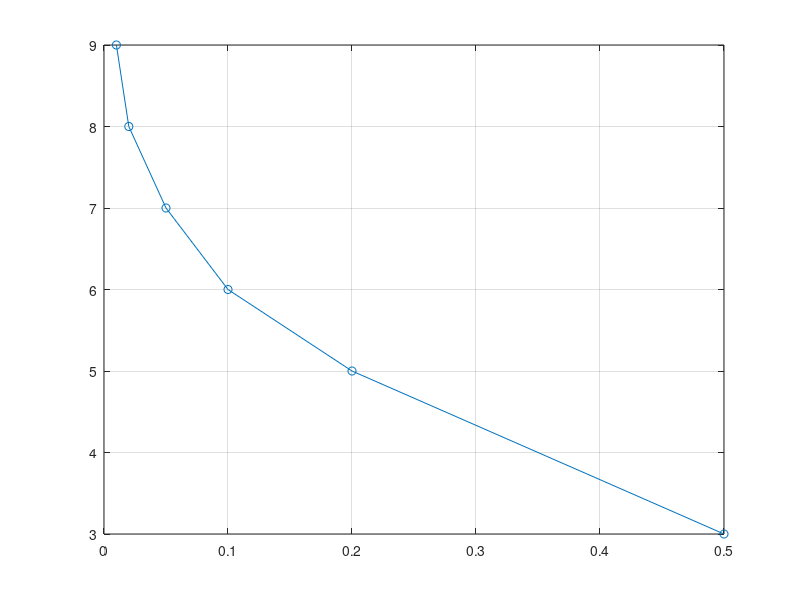
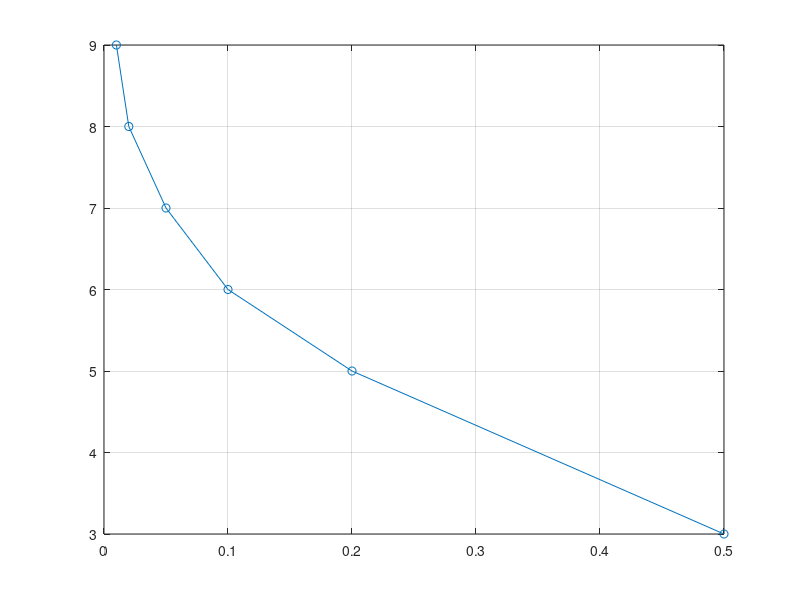
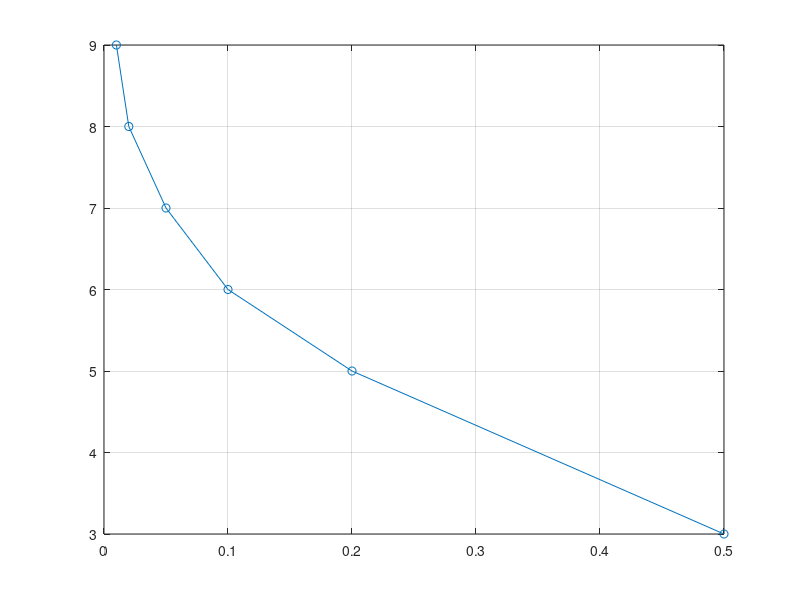
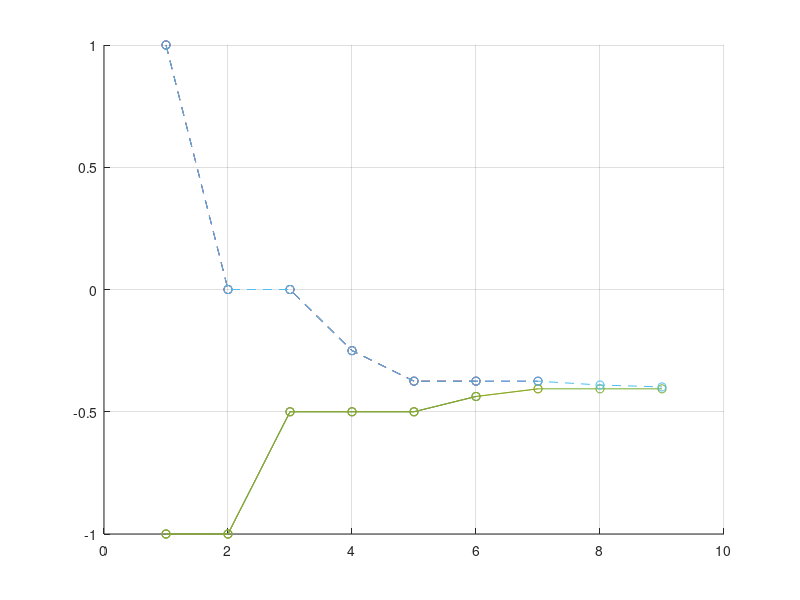

Reproduce these figures in MATLAB, in order.
clear;
clc;

a0=-1;
b0=3;

functions={@(x)5^x+(2-cos(x))^2,@(x)(x-1)^2+exp(x-5)*sin(x+3),@(x)exp(-3*x)-(sin(x-2)-2)^2};
dfunctions={@(x)5^x*log(5)+2*(2-cos(x))*sin(x),@(x)2*(x-1)+exp(x-5)*sin(x+3)+exp(x-5)*cos(x+3),@(x)-3*exp(-3*x)-2*(sin(x-2)-2)*cos(x-2)};

fnames={'f1','f2','f3'};

%a)

l_values=[0.5 0.2 0.1 0.05 0.02 0.01];

for i=1:3
    f=functions{i};
    df=dfunctions{i};
    counters_l=zeros(size(l_values));

    for j=1:length(l_values)
        l=l_values(j);

        a=a0;
        b=b0;
        counter=0;

        while (b-a)>l
            x=(a+b)/2;
            dfx=df(x);
            counter=counter+1;

            if dfx>0
                b=x;
            else
                a=x;
            end
        end

        counters_l(j)=counter;
    end

    figure;
    plot(l_values,counters_l,'-o');
    grid on;
end

%b)

l_values_plot=[0.1 0.05 0.01];

for i=1:3
    f=functions{i};
    df=dfunctions{i};

    figure;
    hold on;

    for j=1:length(l_values_plot)
        l=l_values_plot(j);

        a=a0;
        b=b0;

        k=0;
        a_vals=[];
        b_vals=[];

        while (b-a)>l
            k=k+1;

            x=(a+b)/2;
            dfx=df(x);

            if dfx>0
                b=x;
            else
                a=x;
            end

            a_vals(k)=a;
            b_vals(k)=b;
        end

        k_vec=1:length(a_vals);
        plot(k_vec,a_vals,'-o');
        plot(k_vec,b_vals,'--o');
    end

    grid on;
    hold off;
end
